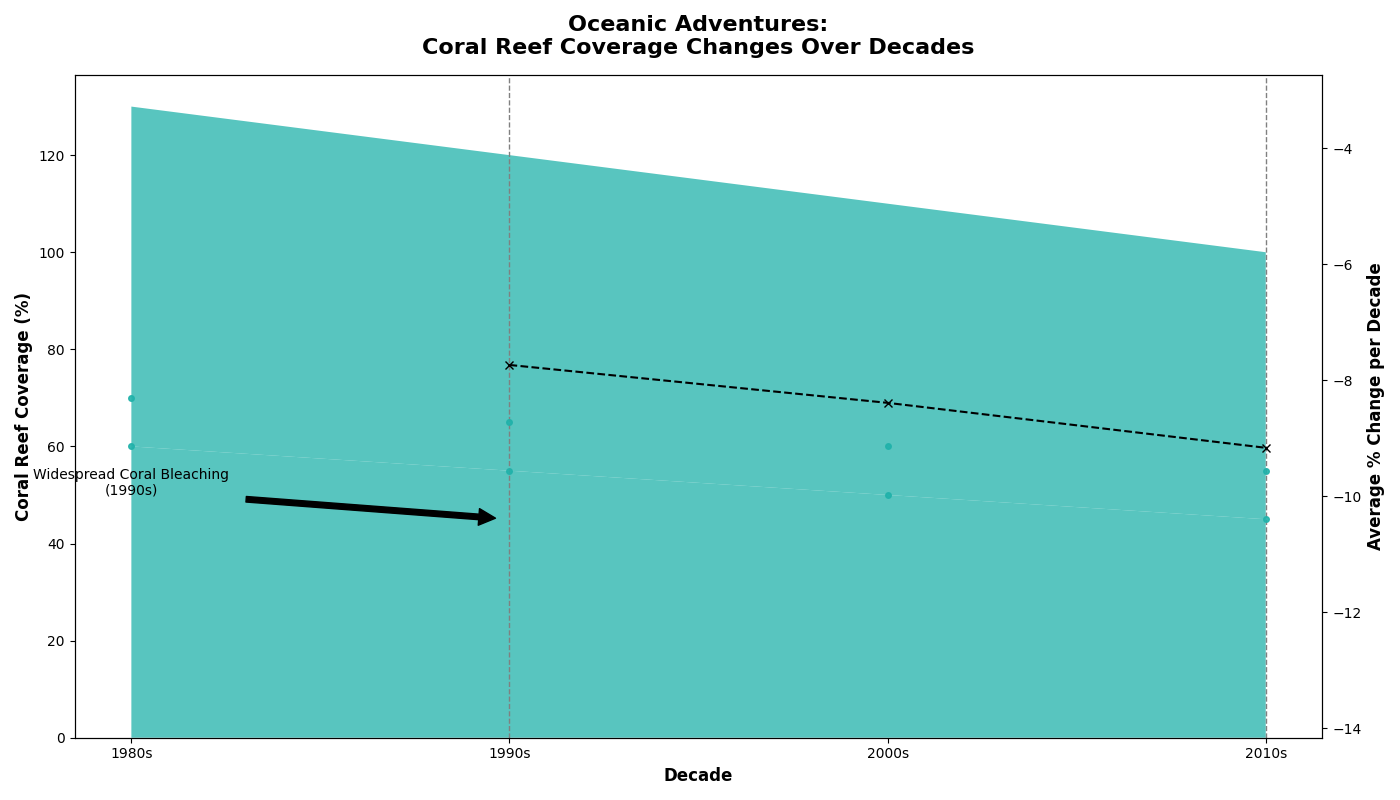

This chart was generated by the following Python code:
import matplotlib.pyplot as plt
import numpy as np

# Data preparation
decades = np.array(['1980s', '1990s', '2000s', '2010s'])
pacific_reef = np.array([60, 55, 50, 45])
indian_ocean_reef = np.array([70, 65, 60, 55])
reef_data = np.vstack([pacific_reef, indian_ocean_reef])

# Plot the stacked area chart
fig, ax = plt.subplots(figsize=(14, 8))
ax.stackplot(decades, reef_data, colors=['#20B2AA', '#20B2AA'], alpha=0.75)

# Setting title and labels
ax.set_title('Oceanic Adventures:\nCoral Reef Coverage Changes Over Decades', fontsize=16, weight='bold', pad=15)
ax.set_xlabel('Decade', fontsize=12, weight='bold')
ax.set_ylabel('Coral Reef Coverage (%)', fontsize=12, weight='bold')

# Highlight specific decades with vertical lines
highlight_decades = ['1990s', '2010s']
for decade in highlight_decades:
    ax.axvline(x=decade, color='grey', linestyle='--', linewidth=1)

# Annotate a significant point
ax.annotate('Widespread Coral Bleaching\n(1990s)', xy=('1990s', 45), xytext=('1980s', 50),
            arrowprops=dict(facecolor='black', shrink=0.05), fontsize=10, ha='center')

# Plot data points markers
for y in reef_data:
    ax.plot(decades, y, marker='o', markersize=4, color='#20B2AA', linestyle='None', alpha=0.9)

# Create an additional subplot for % change per decade
percent_change = np.diff(reef_data, axis=1) / reef_data[:, :-1] * 100
avg_percent_change = np.mean(percent_change, axis=0)
ax_change = ax.twinx()
ax_change.plot(decades[1:], avg_percent_change, color='black', linestyle='--', marker='x')
ax_change.set_ylabel('Average % Change per Decade', fontsize=12, weight='bold')
ax_change.set_ylim(min(avg_percent_change) - 5, max(avg_percent_change) + 5)

plt.tight_layout()
plt.show()
